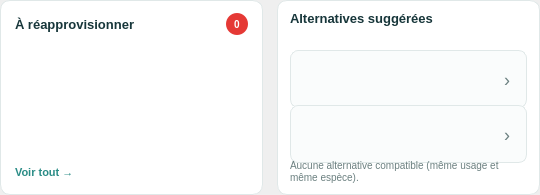
                      <widget class="QWidget" name="ligneBlocs">
                       <layout class="QHBoxLayout" name="layout_ligneBlocs" stretch="1,1">
                        <property name="spacing">
                         <number>14</number>
                        </property>
                        <property name="leftMargin">
                         <number>0</number>
                        </property>
                        <property name="topMargin">
                         <number>0</number>
                        </property>
                        <property name="rightMargin">
                         <number>0</number>
                        </property>
                        <property name="bottomMargin">
                         <number>0</number>
                        </property>
                        <item>
                         <widget class="QFrame" name="frameAlertes">
                          <property name="minimumSize">
                           <size>
                            <width>260</width>
                            <height>195</height>
                           </size>
                          </property>
                          <property name="maximumSize">
                           <size>
                            <width>16777215</width>
                            <height>195</height>
                           </size>
                          </property>
                          <property name="styleSheet">
                           <string>.QFrame { background-color:white; border:1px solid #E0E8E8; border-radius:10px; }</string>
                          </property>
                          <layout class="QVBoxLayout" name="layoutAlertes">
                           <property name="spacing">
                            <number>8</number>
                           </property>
                           <property name="leftMargin">
                            <number>14</number>
                           </property>
                           <property name="topMargin">
                            <number>12</number>
                           </property>
                           <property name="rightMargin">
                            <number>14</number>
                           </property>
                           <property name="bottomMargin">
                            <number>10</number>
                           </property>
                           <item>
                            <widget class="QWidget" name="enteteAlertes">
                             <layout class="QHBoxLayout" name="layout_enteteAlertes">
                              <property name="spacing">
                               <number>8</number>
                              </property>
                              <property name="leftMargin">
                               <number>0</number>
                              </property>
                              <property name="topMargin">
                               <number>0</number>
                              </property>
                              <property name="rightMargin">
                               <number>0</number>
                              </property>
                              <property name="bottomMargin">
                               <number>0</number>
                              </property>
                              <item>
                               <widget class="QLabel" name="lblAlerteTitre">
                                <property name="styleSheet">
                                 <string>color:#17363A; font-size:13px; font-weight:bold;</string>
                                </property>
                                <property name="text">
                                 <string>À réapprovisionner</string>
                                </property>
                               </widget>
                              </item>
                              <item>
                               <spacer name="espaceAlertes">
                                <property name="orientation">
                                 <enum>Qt::Horizontal</enum>
                                </property>
                                <property name="sizeHint" stdset="0">
                                 <size>
                                  <width>40</width>
                                  <height>20</height>
                                 </size>
                                </property>
                               </spacer>
                              </item>
                              <item>
                               <widget class="QLabel" name="lblAlerteBadge">
                                <property name="minimumSize">
                                 <size>
                                  <width>22</width>
                                  <height>22</height>
                                 </size>
                                </property>
                                <property name="maximumSize">
                                 <size>
                                  <width>22</width>
                                  <height>22</height>
                                 </size>
                                </property>
                                <property name="styleSheet">
                                 <string>background:#E53935;color:white;border-radius:11px;font-size:10px;font-weight:bold;</string>
                                </property>
                                <property name="text">
                                 <string>0</string>
                                </property>
                                <property name="alignment">
                                 <set>Qt::AlignCenter</set>
                                </property>
                               </widget>
                              </item>
                             </layout>
                            </widget>
                           </item>
                           <item>
                            <widget class="QWidget" name="ligneAlerte1">
                             <layout class="QHBoxLayout" name="layout_ligneAlerte1">
                              <property name="spacing">
                               <number>8</number>
                              </property>
                              <property name="leftMargin">
                               <number>0</number>
                              </property>
                              <property name="topMargin">
                               <number>0</number>
                              </property>
                              <property name="rightMargin">
                               <number>0</number>
                              </property>
                              <property name="bottomMargin">
                               <number>0</number>
                              </property>
                              <item>
                               <widget class="QLabel" name="lblAlerte1">
                                <property name="styleSheet">
                                 <string>color:#1E3A3A; font-size:12px;</string>
                                </property>
                                <property name="text">
                                 <string />
                                </property>
                                <property name="textFormat">
                                 <enum>Qt::RichText</enum>
                                </property>
                               </widget>
                              </item>
                              <item>
                               <widget class="QLabel" name="lblQte1">
                                <property name="minimumSize">
                                 <size>
                                  <width>70</width>
                                  <height>0</height>
                                 </size>
                                </property>
                                <property name="maximumSize">
                                 <size>
                                  <width>70</width>
                                  <height>16777215</height>
                                 </size>
                                </property>
                                <property name="styleSheet">
                                 <string>color:#6B8080; font-size:10px;</string>
                                </property>
                                <property name="text">
                                 <string />
                                </property>
                                <property name="alignment">
                                 <set>Qt::AlignRight|Qt::AlignVCenter</set>
                                </property>
                               </widget>
                              </item>
                             </layout>
                            </widget>
                           </item>
                           <item>
                            <widget class="QWidget" name="ligneAlerte2">
                             <layout class="QHBoxLayout" name="layout_ligneAlerte2">
                              <property name="spacing">
                               <number>8</number>
                              </property>
                              <property name="leftMargin">
                               <number>0</number>
                              </property>
                              <property name="topMargin">
                               <number>0</number>
                              </property>
                              <property name="rightMargin">
                               <number>0</number>
                              </property>
                              <property name="bottomMargin">
                               <number>0</number>
                              </property>
                              <item>
                               <widget class="QLabel" name="lblAlerte2">
                                <property name="styleSheet">
                                 <string>color:#1E3A3A; font-size:12px;</string>
                                </property>
                                <property name="text">
                                 <string />
                                </property>
                                <property name="textFormat">
                                 <enum>Qt::RichText</enum>
                                </property>
                               </widget>
                              </item>
                              <item>
                               <widget class="QLabel" name="lblQte2">
                                <property name="minimumSize">
                                 <size>
                                  <width>70</width>
                                  <height>0</height>
                                 </size>
                                </property>
                                <property name="maximumSize">
                                 <size>
                                  <width>70</width>
                                  <height>16777215</height>
                                 </size>
                                </property>
                                <property name="styleSheet">
                                 <string>color:#6B8080; font-size:10px;</string>
                                </property>
                                <property name="text">
                                 <string />
                                </property>
                                <property name="alignment">
                                 <set>Qt::AlignRight|Qt::AlignVCenter</set>
                                </property>
                               </widget>
                              </item>
                             </layout>
                            </widget>
                           </item>
                           <item>
                            <widget class="QWidget" name="ligneAlerte3">
                             <layout class="QHBoxLayout" name="layout_ligneAlerte3">
                              <property name="spacing">
                               <number>8</number>
                              </property>
                              <property name="leftMargin">
                               <number>0</number>
                              </property>
                              <property name="topMargin">
                               <number>0</number>
                              </property>
                              <property name="rightMargin">
                               <number>0</number>
                              </property>
                              <property name="bottomMargin">
                               <number>0</number>
                              </property>
                              <item>
                               <widget class="QLabel" name="lblAlerte3">
                                <property name="styleSheet">
                                 <string>color:#1E3A3A; font-size:12px;</string>
                                </property>
                                <property name="text">
                                 <string />
                                </property>
                                <property name="textFormat">
                                 <enum>Qt::RichText</enum>
                                </property>
                               </widget>
                              </item>
                              <item>
                               <widget class="QLabel" name="lblQte3">
                                <property name="minimumSize">
                                 <size>
                                  <width>70</width>
                                  <height>0</height>
                                 </size>
                                </property>
                                <property name="maximumSize">
                                 <size>
                                  <width>70</width>
                                  <height>16777215</height>
                                 </size>
                                </property>
                                <property name="styleSheet">
                                 <string>color:#6B8080; font-size:10px;</string>
                                </property>
                                <property name="text">
                                 <string />
                                </property>
                                <property name="alignment">
                                 <set>Qt::AlignRight|Qt::AlignVCenter</set>
                                </property>
                               </widget>
                              </item>
                             </layout>
                            </widget>
                           </item>
                           <item>
                            <spacer name="espaceBasAlertes">
                             <property name="orientation">
                              <enum>Qt::Vertical</enum>
                             </property>
                             <property name="sizeHint" stdset="0">
                              <size>
                               <width>40</width>
                               <height>20</height>
                              </size>
                             </property>
                            </spacer>
                           </item>
                           <item>
                            <widget class="QPushButton" name="btnVoirTout">
                             <property name="minimumSize">
                              <size>
                               <width>120</width>
                               <height>24</height>
                              </size>
                             </property>
                             <property name="maximumSize">
                              <size>
                               <width>120</width>
                               <height>24</height>
                              </size>
                             </property>
                             <property name="cursor">
                              <cursorShape>PointingHandCursor</cursorShape>
                             </property>
                             <property name="styleSheet">
                              <string>QPushButton{border:none;background:transparent;color:#2A8C86;font-size:11px;font-weight:bold;text-align:left;}QPushButton:hover{text-decoration:underline;}</string>
                             </property>
                             <property name="text">
                              <string>Voir tout →</string>
                             </property>
                            </widget>
                           </item>
                          </layout>
                         </widget>
                        </item>
                        <item>
                         <widget class="QFrame" name="frameAlternatifs">
                          <property name="minimumSize">
                           <size>
                            <width>260</width>
                            <height>195</height>
                           </size>
                          </property>
                          <property name="maximumSize">
                           <size>
                            <width>16777215</width>
                            <height>195</height>
                           </size>
                          </property>
                          <property name="styleSheet">
                           <string>.QFrame { background-color:white; border:1px solid #E0E8E8; border-radius:10px; }</string>
                          </property>
                          <layout class="QVBoxLayout" name="layoutAlternatifs">
                           <property name="spacing">
                            <number>6</number>
                           </property>
                           <property name="leftMargin">
                            <number>12</number>
                           </property>
                           <property name="topMargin">
                            <number>10</number>
                           </property>
                           <property name="rightMargin">
                            <number>12</number>
                           </property>
                           <property name="bottomMargin">
                            <number>10</number>
                           </property>
                           <item>
                            <widget class="QLabel" name="lblAltTitre">
                             <property name="styleSheet">
                              <string>color:#17363A; font-size:13px; font-weight:bold;</string>
                             </property>
                             <property name="text">
                              <string>Alternatives suggérées</string>
                             </property>
                            </widget>
                           </item>
                           <item>
                            <widget class="QLabel" name="lblAltPour">
                             <property name="styleSheet">
                              <string>color:#6B8080; font-size:10px;</string>
                             </property>
                             <property name="text">
                              <string />
                             </property>
                            </widget>
                           </item>
                           <item>
                            <widget class="QFrame" name="frameAlt1">
                             <property name="minimumSize">
                              <size>
                               <width>0</width>
                               <height>58</height>
                              </size>
                             </property>
                             <property name="maximumSize">
                              <size>
                               <width>16777215</width>
                               <height>58</height>
                              </size>
                             </property>
                             <property name="cursor">
                              <cursorShape>PointingHandCursor</cursorShape>
                             </property>
                             <property name="styleSheet">
                              <string>.QFrame { background-color:#FAFCFC; border:1px solid #E0E8E8; border-radius:8px; }
.QFrame:hover { background-color:#E6F2F1; border:1px solid #2A8C86; }</string>
                             </property>
                             <property name="toolTip">
                              <string>Utiliser ce produit comme alternative</string>
                             </property>
                             <layout class="QHBoxLayout" name="layoutAlt1">
                              <property name="spacing">
                               <number>8</number>
                              </property>
                              <property name="leftMargin">
                               <number>8</number>
                              </property>
                              <property name="topMargin">
                               <number>4</number>
                              </property>
                              <property name="rightMargin">
                               <number>10</number>
                              </property>
                              <property name="bottomMargin">
                               <number>4</number>
                              </property>
                              <item>
                               <widget class="QLabel" name="lblAltIcone1">
                                <property name="minimumSize">
                                 <size>
                                  <width>34</width>
                                  <height>0</height>
                                 </size>
                                </property>
                                <property name="maximumSize">
                                 <size>
                                  <width>34</width>
                                  <height>16777215</height>
                                 </size>
                                </property>
                                <property name="styleSheet">
                                 <string>font-size:24px;</string>
                                </property>
                                <property name="text">
                                 <string />
                                </property>
                               </widget>
                              </item>
                              <item>
                               <widget class="QWidget" name="textesAlt1">
                                <layout class="QVBoxLayout" name="layout_textesAlt1">
                                 <property name="spacing">
                                  <number>0</number>
                                 </property>
                                 <property name="leftMargin">
                                  <number>0</number>
                                 </property>
                                 <property name="topMargin">
                                  <number>0</number>
                                 </property>
                                 <property name="rightMargin">
                                  <number>0</number>
                                 </property>
                                 <property name="bottomMargin">
                                  <number>0</number>
                                 </property>
                                 <item>
                                  <widget class="QLabel" name="lblAltNom1">
                                   <property name="styleSheet">
                                    <string>color:#17363A;font-size:11px;font-weight:bold;</string>
                                   </property>
                                   <property name="text">
                                    <string />
                                   </property>
                                  </widget>
                                 </item>
                                 <item>
                                  <widget class="QLabel" name="lblAltCat1">
                                   <property name="styleSheet">
                                    <string>color:#6B8080; font-size:10px;</string>
                                   </property>
                                   <property name="text">
                                    <string />
                                   </property>
                                  </widget>
                                 </item>
                                 <item>
                                  <widget class="QLabel" name="lblAltQte1">
                                   <property name="styleSheet">
                                    <string>color:#6B8080; font-size:10px;</string>
                                   </property>
                                   <property name="text">
                                    <string />
                                   </property>
                                  </widget>
                                 </item>
                                </layout>
                               </widget>
                              </item>
                              <item>
                               <widget class="QLabel" name="lblAltFleche1">
                                <property name="minimumSize">
                                 <size>
                                  <width>12</width>
                                  <height>0</height>
                                 </size>
                                </property>
                                <property name="maximumSize">
                                 <size>
                                  <width>12</width>
                                  <height>16777215</height>
                                 </size>
                                </property>
                                <property name="styleSheet">
                                 <string>color:#6B8080;font-size:18px;</string>
                                </property>
                                <property name="text">
                                 <string>›</string>
                                </property>
                               </widget>
                              </item>
                             </layout>
                            </widget>
                           </item>
                           <item>
                            <widget class="QFrame" name="frameAlt2">
                             <property name="minimumSize">
                              <size>
                               <width>0</width>
                               <height>58</height>
                              </size>
                             </property>
                             <property name="maximumSize">
                              <size>
                               <width>16777215</width>
                               <height>58</height>
                              </size>
                             </property>
                             <property name="cursor">
                              <cursorShape>PointingHandCursor</cursorShape>
                             </property>
                             <property name="styleSheet">
                              <string>.QFrame { background-color:#FAFCFC; border:1px solid #E0E8E8; border-radius:8px; }
.QFrame:hover { background-color:#E6F2F1; border:1px solid #2A8C86; }</string>
                             </property>
                             <property name="toolTip">
                              <string>Utiliser ce produit comme alternative</string>
                             </property>
                             <layout class="QHBoxLayout" name="layoutAlt2">
                              <property name="spacing">
                               <number>8</number>
                              </property>
                              <property name="leftMargin">
                               <number>8</number>
                              </property>
                              <property name="topMargin">
                               <number>4</number>
                              </property>
                              <property name="rightMargin">
                               <number>10</number>
                              </property>
                              <property name="bottomMargin">
                               <number>4</number>
                              </property>
                              <item>
                               <widget class="QLabel" name="lblAltIcone2">
                                <property name="minimumSize">
                                 <size>
                                  <width>34</width>
                                  <height>0</height>
                                 </size>
                                </property>
                                <property name="maximumSize">
                                 <size>
                                  <width>34</width>
                                  <height>16777215</height>
                                 </size>
                                </property>
                                <property name="styleSheet">
                                 <string>font-size:24px;</string>
                                </property>
                                <property name="text">
                                 <string />
                                </property>
                               </widget>
                              </item>
                              <item>
                               <widget class="QWidget" name="textesAlt2">
                                <layout class="QVBoxLayout" name="layout_textesAlt2">
                                 <property name="spacing">
                                  <number>0</number>
                                 </property>
                                 <property name="leftMargin">
                                  <number>0</number>
                                 </property>
                                 <property name="topMargin">
                                  <number>0</number>
                                 </property>
                                 <property name="rightMargin">
                                  <number>0</number>
                                 </property>
                                 <property name="bottomMargin">
                                  <number>0</number>
                                 </property>
                                 <item>
                                  <widget class="QLabel" name="lblAltNom2">
                                   <property name="styleSheet">
                                    <string>color:#17363A;font-size:11px;font-weight:bold;</string>
                                   </property>
                                   <property name="text">
                                    <string />
                                   </property>
                                  </widget>
                                 </item>
                                 <item>
                                  <widget class="QLabel" name="lblAltCat2">
                                   <property name="styleSheet">
                                    <string>color:#6B8080; font-size:10px;</string>
                                   </property>
                                   <property name="text">
                                    <string />
                                   </property>
                                  </widget>
                                 </item>
                                 <item>
                                  <widget class="QLabel" name="lblAltQte2">
                                   <property name="styleSheet">
                                    <string>color:#6B8080; font-size:10px;</string>
                                   </property>
                                   <property name="text">
                                    <string />
                                   </property>
                                  </widget>
                                 </item>
                                </layout>
                               </widget>
                              </item>
                              <item>
                               <widget class="QLabel" name="lblAltFleche2">
                                <property name="minimumSize">
                                 <size>
                                  <width>12</width>
                                  <height>0</height>
                                 </size>
                                </property>
                                <property name="maximumSize">
                                 <size>
                                  <width>12</width>
                                  <height>16777215</height>
                                 </size>
                                </property>
                                <property name="styleSheet">
                                 <string>color:#6B8080;font-size:18px;</string>
                                </property>
                                <property name="text">
                                 <string>›</string>
                                </property>
                               </widget>
                              </item>
                             </layout>
                            </widget>
                           </item>
                           <item>
                            <widget class="QLabel" name="lblAucuneAlt">
                             <property name="styleSheet">
                              <string>color:#6B8080; font-size:10px;</string>
                             </property>
                             <property name="text">
                              <string>Aucune alternative compatible (même usage et même espèce).</string>
                             </property>
                             <property name="wordWrap">
                              <bool>true</bool>
                             </property>
                            </widget>
                           </item>
                           <item>
                            <spacer name="espaceBasAlternatifs">
                             <property name="orientation">
                              <enum>Qt::Vertical</enum>
                             </property>
                             <property name="sizeHint" stdset="0">
                              <size>
                               <width>40</width>
                               <height>20</height>
                              </size>
                             </property>
                            </spacer>
                           </item>
                          </layout>
                         </widget>
                        </item>
                       </layout>
                      </widget>
